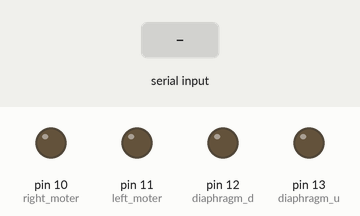
A sketch run on a simulated Arduino Uno, built with avr-gcc and run on an emulated ATmega328P. On the bench: output pins drawn as LEDs (lit = HIGH). The inputs (shaded band) are chosen by the test bench. What the sketch prints to the serial monitor is not drawn.

Above: at 1.2 s.
1.3 s: "f" received over Serial
At 2.1 s:
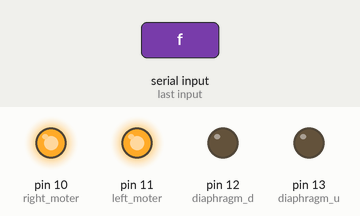
2.8 s: "l" received over Serial
At 3.2 s:
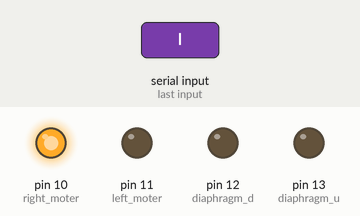
4.3 s: "r" received over Serial
At 5.5 s:
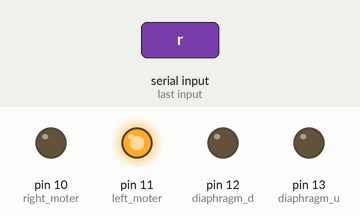
5.8 s: "u" received over Serial
At 6.7 s:
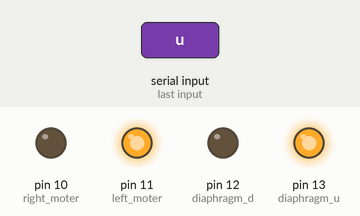
7.3 s: "p" received over Serial
At 7.8 s:
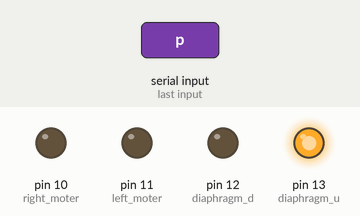
8.8 s: "d" received over Serial
At 10.2 s:
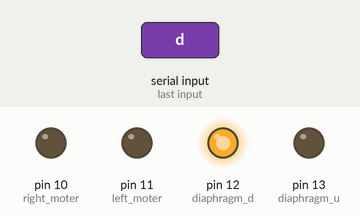
Timing chart, 0 to 11.3 s (numbered marks = the images above; inputs shaded):
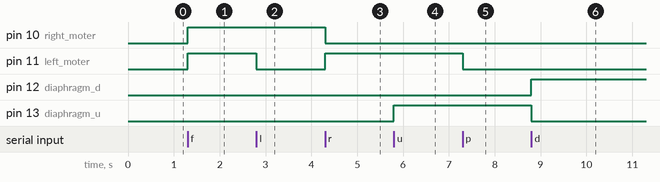

The sketch:

drone_arduino.ino
```cpp
#define diaphragm_u 13
#define diaphragm_d 12
#define left_moter 11
#define right_moter 10

byte val=0;

void setup() {
        pinMode(diaphragm_u, OUTPUT);
        pinMode(diaphragm_d, OUTPUT);
        pinMode(left_moter, OUTPUT);
        pinMode(right_moter, OUTPUT);
        Serial.begin(9600);
}

void loop() {
        if(Serial.available() > 0){

                val = Serial.read();
                Serial.print(val); //for debug

                if(val == 'f'){
                        digitalWrite(left_moter,HIGH);
                        digitalWrite(right_moter,HIGH);
                        delay(1000);
                }
                else if(val == 'l')
                {
                        digitalWrite(left_moter,LOW);
                        digitalWrite(right_moter,HIGH);
                        delay(1000);
                }
                else if(val == 'p')
                {
                        digitalWrite(left_moter,LOW);
                        digitalWrite(right_moter,LOW);
                        delay(1000);
                }
                else if(val == 'r')
                {
                        digitalWrite(left_moter,HIGH);
                        digitalWrite(right_moter,LOW);
                        delay(1000);
                }
                else if(val == 'b')
                {
                        digitalWrite(left_moter,LOW);
                        digitalWrite(right_moter,LOW);
                        delay(1000);
                }
                else if(val == 'u')
                {
                        digitalWrite(diaphragm_u,HIGH);
                        digitalWrite(diaphragm_d,LOW);
                        delay(1000);
                }
                else if(val == 's')
                {
                        digitalWrite(diaphragm_u,LOW);
                        digitalWrite(diaphragm_d,LOW);
			delay(1000);
                }
                else if(val == 'd')
                {
                        digitalWrite(diaphragm_u,LOW);
                        digitalWrite(diaphragm_d,HIGH);
                        delay(1000);
                }
        }
}
```

Measured:
- after the input at 1.3 s, pin 10 (right_moter), pin 11 (left_moter): LOW → HIGH at once
- after the input at 2.8 s, pin 11 (left_moter): HIGH → LOW at once
- after the input at 4.3 s, pin 10 (right_moter): HIGH → LOW at once; pin 11 (left_moter): LOW → HIGH at once
- after the input at 5.8 s, pin 13 (diaphragm_u): LOW → HIGH at once
- after the input at 7.3 s, pin 11 (left_moter): HIGH → LOW at once
- after the input at 8.8 s, pin 12 (diaphragm_d): LOW → HIGH at once; pin 13 (diaphragm_u): HIGH → LOW at once
